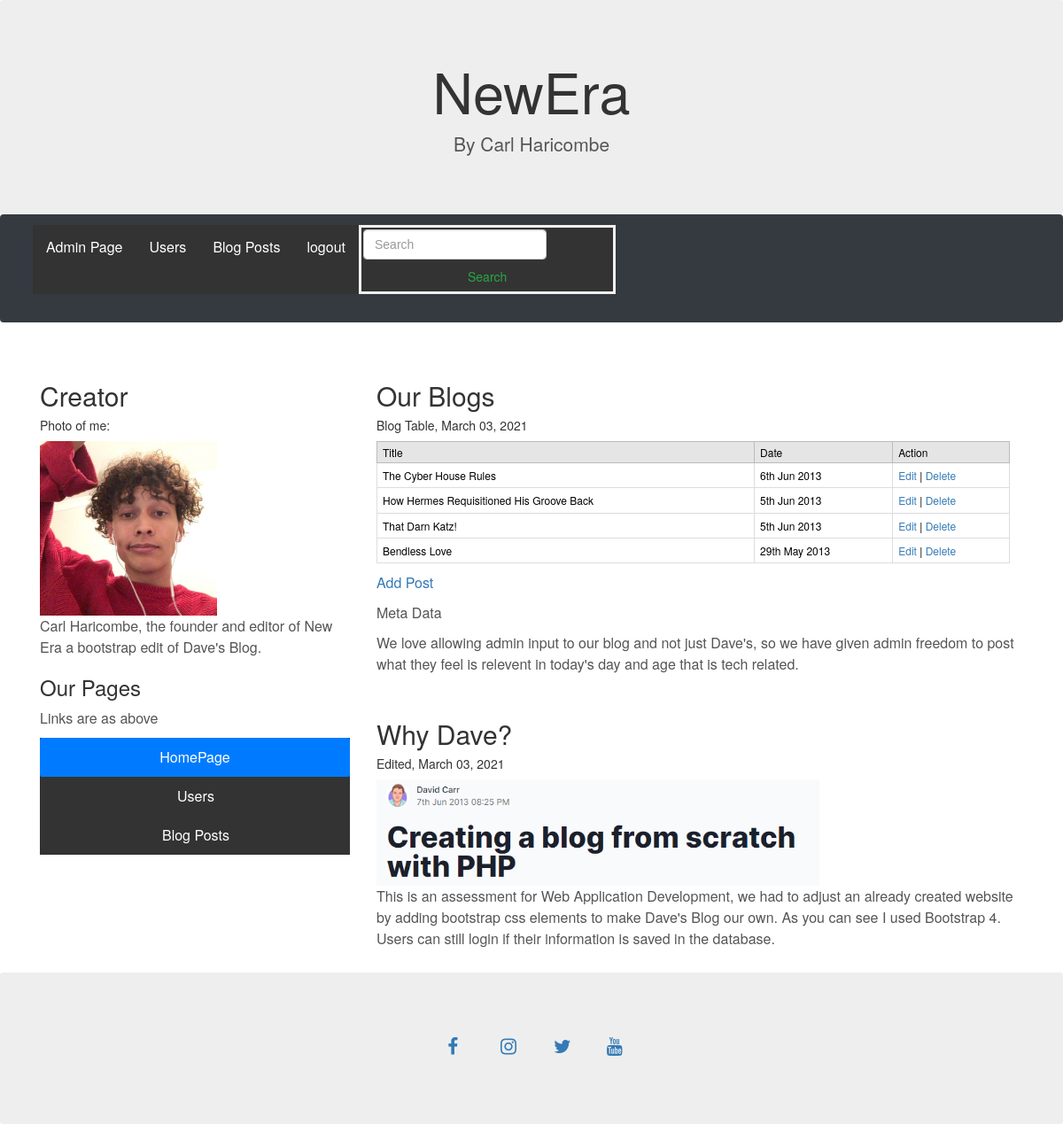
/admin/index.php (signed in), run on the app's committed database.
### tables this page shows
CREATE TABLE `blog_posts` (
  `postID` int(11) unsigned NOT NULL AUTO_INCREMENT,
  `postTitle` varchar(255) DEFAULT NULL,
  `postDesc` text,
  `postCont` text,
  `postDate` datetime DEFAULT NULL,
  PRIMARY KEY (`postID`)
);

### admin/index.php (the view, shortened to what this page needs)
<?php
require_once('../includes/config.php');
?>
<!doctype html>
<html lang="en">
<head>
  <link rel="stylesheet" href="https://maxcdn.bootstrapcdn.com/bootstrap/4.5.2/css/bootstrap.min.css">
  <link rel="stylesheet" type="text/css" href="style/Bootstrap-Stylesheet.css" />
  <link rel="stylesheet" href="../style/main.css">
</head>
<body>
<div class="jumbotron text-center" style="margin-bottom:0">
  <h1>NewEra</h1>
  <p>By Carl Haricombe</p>
</div>
<nav class="navbar navbar-expand-sm bg-dark navbar-dark">
  <div class>
  <?php include('menu.php');?>
  </div>
</nav>
<div class="container" style="margin-top:30px">
  <div class="row">
    <div class="col-sm-4">
      <h2>Creator</h2>
      <h5>Photo of me:</h5>
      <div>
	  <img src="../Images/CarlHaricombe.jpg" alt="Image of Carl Haricombe" width="200" height="=200">
	  </div>
      <p>Carl Haricombe, the founder and editor of New Era a bootstrap edit of Dave's Blog.</p>
      <h3>Our Pages</h3>
      <p>Links are as above</p>
      <ul class="nav nav-pills flex-column">
        <li class="nav-item">
          <a class="nav-link active" href="#index">HomePage</a>
        </li>
        <li class="nav-item">
          <a class="nav-link" href="users.php">Users</a>
        </li>
        <li class="nav-item">
          <a class="nav-link" href="../" target="_blank">Blog Posts</a>
        </li>
      </ul>
    </div>
    <div class="col-sm-8">
      <h2>Our Blogs</h2>
      <h5>Blog Table, March 03, 2021</h5>
      <div>
	  <table>
	<tr>
		<th>Title</th>
		<th>Date</th>
		<th>Action</th>
	</tr>
	<?php
		try {
			$stmt = $db->query('SELECT postID, postTitle, postDate FROM blog_posts ORDER BY postID DESC');
			while($row = $stmt->fetch()){
				echo '<tr>';
				echo '<td>'.$row['postTitle'].'</td>';
				echo '<td>'.date('jS M Y', strtotime($row['postDate'])).'</td>';
				?>
				<td>
					<a href="edit-post.php?id=<?php echo $row['postID'];?>">Edit</a> |
					<a href="javascript:delpost('<?php echo $row['postID'];?>','<?php echo $row['postTitle'];?>')">Delete</a>
				</td>
				<?php
				echo '</tr>';
			}
		} catch(PDOException $e) {
		    echo $e->getMessage();
		}
	?>
	</table>
	<p><a href='add-post.php'>Add Post</a></p>
	  </div>
      <p>Meta Data</p>
	  <p>We love allowing admin input to our blog and not just Dave's, so we have given admin freedom to post what they feel is relevent in today's day and age that is tech related.</p>
      <br>
      <h2>Why Dave?</h2>
      <h5>Edited, March 03, 2021</h5>
      <div>
	  	<img src="../Images/DavesBlog.png" alt="Image of original Dave's Blog" width="500" height="=200">
	  </div>
      <p>This is an assessment for Web Application Development, we had to adjust an already created website by adding bootstrap css elements to make Dave's Blog our own. As you can see I used Bootstrap 4. Users can still login if their information is saved in the database.</p>
    </div>
  </div>
</div>
<div class="jumbotron text-center" style="margin-bottom:0">
  <p>
	<link rel="stylesheet" href="https://cdnjs.cloudflare.com/ajax/libs/font-awesome/4.7.0/css/font-awesome.min.css">
	<a href="#" class="fa fa-facebook"></a>
	<a href="#" class="fa fa-instagram"></a>
	<a href="#" class="fa fa-twitter"></a>
	<a href="#" class="fa fa-youtube"></a>
  </p>
</div>
</body>
</html>

### admin/menu.php (shortened to what this page needs)
  <link rel="stylesheet" href="https://maxcdn.bootstrapcdn.com/bootstrap/3.4.1/css/bootstrap.min.css">
<nav class="navbar navbar-expand-sm bg-dark navbar-dark">
  <div class="container-fluid">
    <ul class="nav navbar-nav">
	<li class="nav-item"><a href='index.php'>Admin Page</a></li>
      <li class="nav-item"><a href='users.php'>Users</a></li>
      <li class="nav-item"><a href="../" target="_blank">Blog Posts</a></li>
      <li class="nav-item"><a href='logout.php'>logout</a></li>
		<form class="form-inline my-2 my-lg-0">
		<input class="form-control mr-sm-2" type="search" placeholder="Search" aria-label="Search">
		<button class="btn btn-outline-success my-2 my-sm-0" type="submit">Search</button>
		</form>
	 </ul>
  </div>
</nav>
</head>
<body>

### style/main.css (style rules this page uses)
p,li { color: #555555; font-size: 16px; line-height: 1.5em; }
a { color: #EF1F2F; text-decoration: none; }
form input { border: 1px solid #999999; border-bottom-color: #cccccc; border-right-color: #cccccc; padding: 5px; font-family: Arial, Helvetica, sans-serif; font-size: 1.0em; margin: 2px; }
table { width:98%; text-align:left; border:1px solid #DDDDDD; font-size:12px; color:#000;background:#fff; margin-bottom:10px; }
table th { background-color:#E5E5E5; border:1px solid #BBBBBB; padding:3px 6px; font-weight:normal; color:#000; }
table tr td { border:1px solid #DDDDDD; padding:5px 6px; }
.fa { padding: 20px; font-size: 30px; width: 50px; text-align: center; text-decoration: none; }

### admin/index.php (style rules this page uses)
.fa { padding: 20px; font-size: 30px; width: 50px; text-align: center; text-decoration: none; margin: 5px 2px; }

### data on the page
blog_posts: postTitle "The Cyber House Rules", postDate "6th Jun 2013"
blog_posts: postTitle "How Hermes Requisitioned His Groove Back", postDate "5th Jun 2013"
blog_posts: postTitle "That Darn Katz!", postDate "5th Jun 2013"
blog_posts: postTitle "Bendless Love", postDate "29th May 2013"
